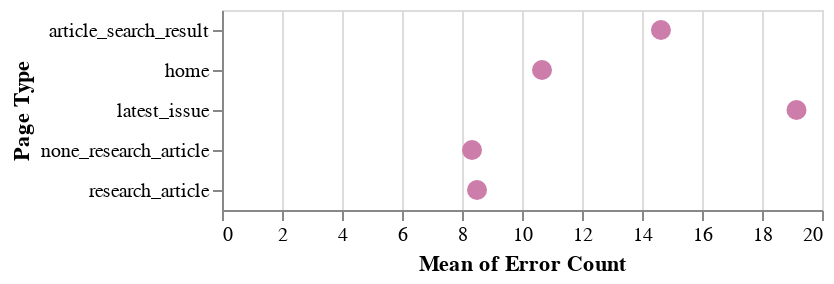

Notebook cell for this chart:
### Code cell
alt.Chart(df).mark_point(filled=True, color=THEME_COLOR, size=100).encode(
    alt.X('mean(error_count):Q', title='Mean of Error Count'),
    alt.Y('page_type:N', title='Page Type'),
)
